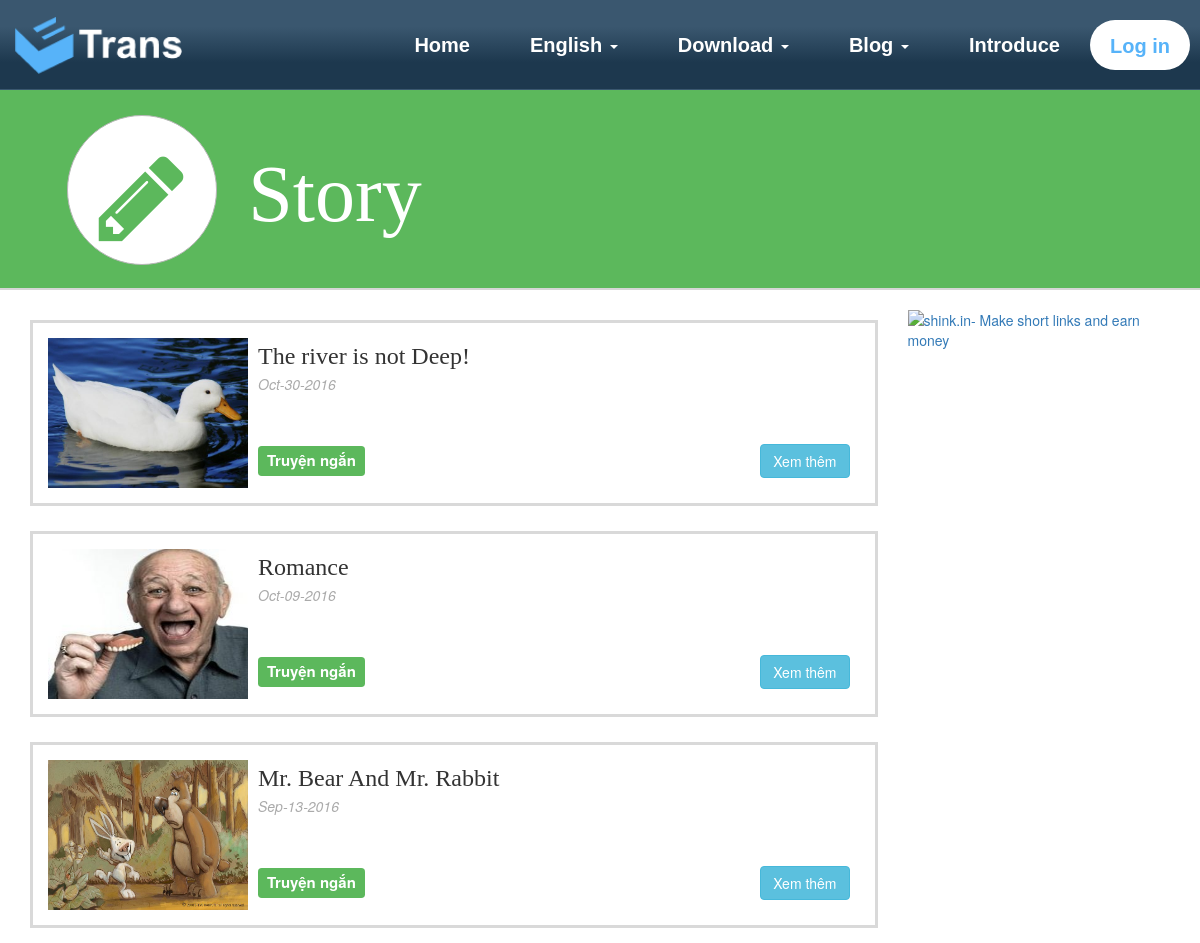
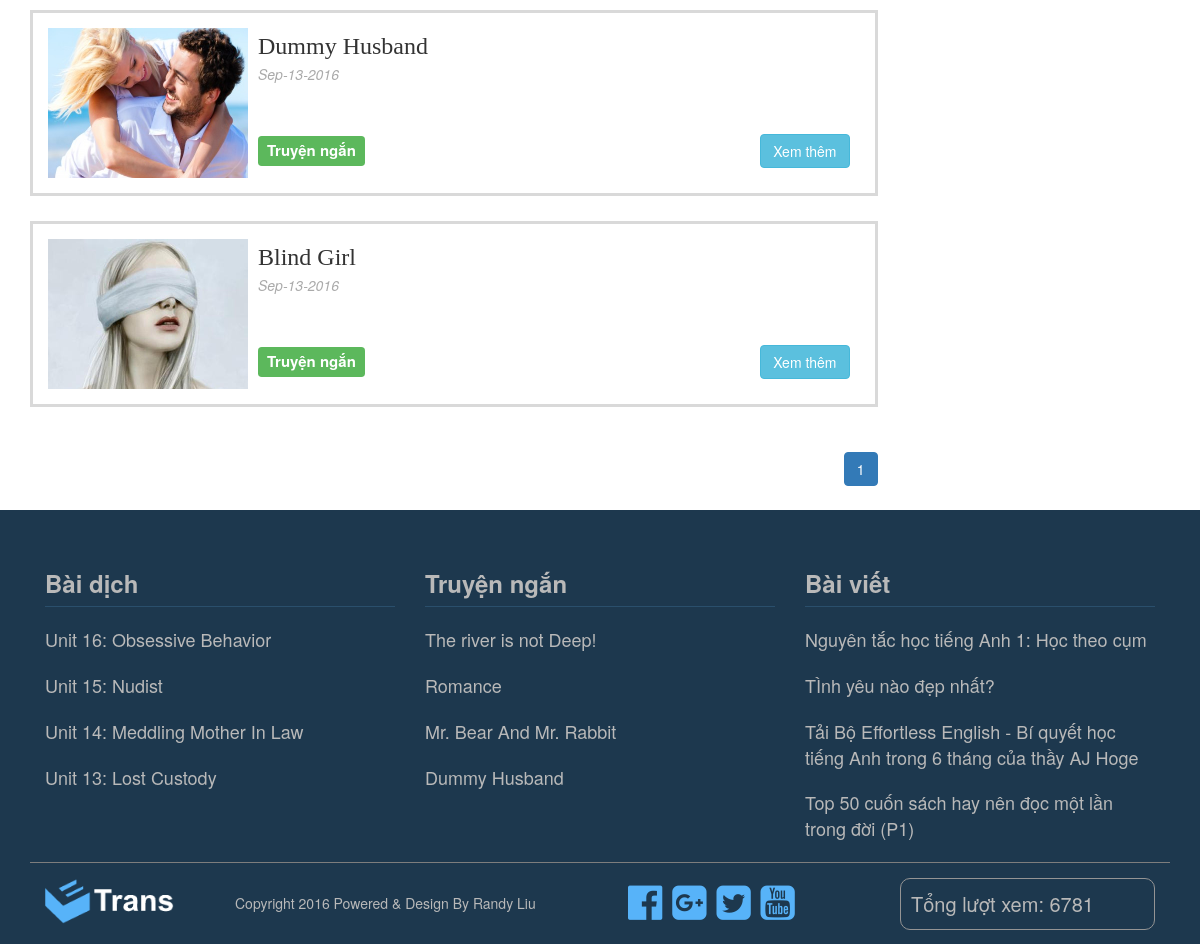
Page /storylist.php on the committed database (2 pictures, top to bottom).
### tables this page shows
CREATE TABLE `story` (
  `id` int(10) NOT NULL,
  `eng_title` varchar(255) NOT NULL,
  `eng_cont` text NOT NULL,
  `vi_title` varchar(255) NOT NULL,
  `vi_cont` text NOT NULL,
  `author` varchar(255) NOT NULL,
  `date` varchar(255) NOT NULL,
  `img` varchar(255) NOT NULL
);

CREATE TABLE `trans` (
  `id` int(10) NOT NULL,
  `eng_title` varchar(255) NOT NULL,
  `eng_cont` text NOT NULL,
  `vi_title` varchar(255) NOT NULL,
  `vi_cont` text NOT NULL,
  `author` varchar(255) NOT NULL,
  `date` varchar(255) NOT NULL,
  `img` varchar(255) NOT NULL,
  `dvd` int(10) NOT NULL
);

CREATE TABLE `post` (
  `id` int(10) NOT NULL,
  `title` varchar(255) NOT NULL,
  `head_cont` text NOT NULL,
  `cont` text NOT NULL,
  `kind_id` int(10) NOT NULL,
  `author` varchar(255) NOT NULL,
  `date` varchar(255) NOT NULL,
  `img` varchar(255) NOT NULL
);

### storylist.php (the view, shortened to what this page needs)
<!DOCTYPE html>
<html>
	<head>
		<link rel="stylesheet" type="text/css" href="/css/index.css">
		<link rel="stylesheet" type="text/css" href="/css/bootstrap.min.css">
		<link rel="stylesheet" type="text/css" href="/css/list.css">
		<link rel="stylesheet" type="text/css" href="/css/font-awesome.min.css">
		<link rel="stylesheet" type="text/css" href="/css/hover-min.css">
		<link rel="stylesheet" type="text/css" href="/css/animate.css">
	</head>
	<?php
	$conn = mysqli_connect(HOST,USER,PASS,DB);
	if(!$_GET['p']) $p = 1;
	else $p = $_GET['p'];
	$max_unit = 6;
	$first = $p*$max_unit - $max_unit;
	$sql = "SELECT * FROM story ORDER BY id DESC LIMIT $first, $max_unit";
	$query = mysqli_query($conn,$sql);
	?>
	<body>
		<?php
			require"header.php";
		?>
			<div class="main-title wow flipInX bg-story">
				<div class="col-md-2">
					<div class="circle-title">
						<i class="fa fa-pencil"></i>
					</div>
				</div>
				<div class="col-md-10">
					<h1>Story</h1>
				</div>
			</div>
		<div class="container">
			<div class="row">
				<div class="col-md-9">
					<div class="items">
						<?php while($result = mysqli_fetch_array($query)){ ?>
						<div class="media item">
							<div class="media-left">
								<a href="/draff-trans.php?t=story&id=<?php echo $result['id']; ?>">
									<img src="/img/story/<?php echo $result['img']; ?>" class="media-object hvr-push">
								</a>
							</div>
							<div class="media-body" style="padding-top:5px;">
								<a href="/draff-trans.php?t=story&id=<?php echo $result['id']; ?>" class="media-heading h3"><?php echo $result['eng_title']; ?></a>
								<div class="date"><?php echo $result['date']; ?></div>
								<p></p>
								<div class="post-tags">
									<span class="label label-success">Truyện ngắn</span>
									<a href="/draff-trans.php?t=story&id=<?php echo $result['id']; ?>" class="btn btn-info" style="float:right; margin-right:10px;">Xem thêm</a>
								</div>
							</div>
						</div>
						<?php } ?>
					</div>
					<div class="row">
						<div class="col-md-12 text-right">
							<ul class="pagination">
								<?php
										$sql_2 = "SELECT * FROM story";
										$query_2 = mysqli_query($conn,$sql_2);
										$num = mysqli_num_rows($query_2);
										$all_p = ceil($num/$max_unit);
										$list = '';
										for($i=1; $i<=$all_p; $i++){
											if($p == $i) $list .= "<li class=active><a>$i</a></li>";
											else $list .= "<li><a href=".$_SERVER['PHP_SELF']."?url=control-story&p=$i>".$i." </a></li>";
										}
										echo $list;
								?>
							</ul>
						</div>
					</div>
				</div>
				<div class="col-md-3">
					<a href="http://shink.in/r/109223"><img src="http://shink.in/img/banner160.jpg" title="shink.in- Make short links and earn money" /></a>
				</div>
			</div>
		</div>
		<?php
			require"footer.php";
		?>
	</body>
</html>

### footer.php (shortened to what this page needs)
<?php
$conn = mysqli_connect(HOST,USER,PASS,DB);
?>
<footer class="navbar navbar-static-top">
	<div class="container">
		<div class="col-md-4">
			<div class="foot-title h3">Bài dịch</div>
			<ul class="list-unstyled">
			<?php
				$sql_1 = "SELECT * FROM trans ORDER BY id DESC LIMIT 4";
				$query_1 = mysqli_query($conn,$sql_1);
				while($result = mysqli_fetch_array($query_1)){
			?>
				<li><a href="/draff-trans.php?t=trans&id=<?php echo $result['id']; ?>"><?php echo $result['eng_title']; ?></a></li>
			<?php } ?>
			</ul>
		</div>
		<div class="col-md-4">
			<div class="foot-title h3">Truyện ngắn</div>
			<ul class="list-unstyled">
				<?php
				$sql_2 = "SELECT * FROM story ORDER BY id DESC LIMIT 4";
				$query_2 = mysqli_query($conn,$sql_2);
				while($result = mysqli_fetch_array($query_2)){
			?>
				<li><a href="/draff-trans.php?t=story&id=<?php echo $result['id']; ?>"><?php echo $result['eng_title']; ?></a></li>
			<?php } ?>
			</ul>
		</div>
		<div class="col-md-4">
			<div class="foot-title h3">Bài viết</div>
			<ul class="list-unstyled">
				<?php
				$sql_3 = "SELECT * FROM post ORDER BY id DESC LIMIT 4";
				$query_3 = mysqli_query($conn,$sql_3);
				while($result = mysqli_fetch_array($query_3)){
			?>
				<li><a href="/draff-post.php?id=<?php echo $result['id']; ?>"><?php echo $result['title']; ?></a></li>
			<?php } ?>
			</ul>
		</div>
		<div class="col-md-12" style="border-top:1px solid #7d7d7d; padding:15px 0px;">
			<div class="col-md-2" style="height:50px;">
				<img src="/img/face/logo.png" height="50px">
			</div>
			<div class="col-md-4" style="height:50px; line-height:50px; color:#b9b9b9; white-space: nowrap;">
				Copyright 2016 Powered & Design By Randy Liu
			</div>
			<div class="col-md-3 social-footer" style="padding:5px 0px;height:50px; padding-left:25px;">
				<a rel="nofollow" href="https://www.facebook.com/hoctienganhgiaotiep.etrans"><i class="fa fa-facebook-official"></i></a>
				<a rel="nofollow" href="https://plus.google.com/b/104333787602103169408/104333787602103169408/about?pageId=104333787602103169408&hl=vi&_ga=1.39501285.731353894.1464426657"><i class="fa fa-google-plus-square"></i></a>
				<a rel="nofollow" href="#"><i class="fa fa-twitter-square"></i></a>
				<a rel="nofollow" href="https://www.youtube.com/channel/UC3WKitZ-QSPuJ_cvYSGy1Ow"><i class="fa fa-youtube-square"></i></a>
			</div>
			<div class="col-md-3" style="height:50px; line-height:50px;">
				<div class="views"> Tổng lượt xem:
					<?php
						$sql_view_now = "SELECT * FROM views WHERE view_name = 'all'";
						$query_view_now = mysqli_query($conn,$sql_view_now);
						$result_view_n = mysqli_fetch_array($query_view_now);
						$view_now = $result_view_n['view'];
						$view_now++;
						echo $view_now;
					?>
				</div>
			</div>
		</div>
	</div>
</footer>

### css/index.css (style rules this page uses)
footer { padding-top:40px; background:#1d384e; margin-bottom: 0px !important; }
footer li a { text-decoration: none; color:#b9b9b9; display: block; padding:10px 0px; font-size: 18px; }
footer .foot-title { color:#b9b9b9; border-bottom: #2a4f6c solid 1px; padding-bottom: 10px; font-weight: bold; }
footer .social-footer i { font-size:40px; padding:0px 3px; display: inline; color: #57b3f9; }
.views { color:#b9b9b9; font-size: 20px; border: 1px #949494 solid; border-radius: 10px; padding:0px 10px; }

### css/list.css (style rules this page uses)
.main-title { margin-bottom: 20px; height:200px; padding:25px 50px; border-bottom: 2px solid #d6d6d6; width: 100%; background:; }
.main-title h1 { display: block; padding:15px 0px; font-size: 80px; font-family: angry; white-space: nowrap; color:white; }
.circle-title { height: 150px; width: 150px; border:1px solid #b7b7b7; color:; border-radius: 150px; text-align: center; line-height: 150px; font-size: 100px; margin:0px auto; background:white; }
.bg-story { background: #5cb85c; }
.bg-story .circle-title { color:#5cb85c; }
.items { margin:10px 0px; }
.item .date { margin-top:5px; font-style: italic; color:#aaaaaa; }
.item { margin:25px 0px; background:white; padding:15px; border:solid 3px #d9d9d9; transition: all 0.5s; }
.item p { height:40px; padding-top:5px; }
.item .h3 { text-decoration: none; font-family: optima; }
.item img { height:150px; width:200px; }
.post-tags { font-size: 20px; }

### rows in the picture
story: img (picture), eng_title "The river is not Deep!", date "Oct-30-2016"
story: img (picture), eng_title "Romance", date "Oct-09-2016"
story: img (picture), eng_title "Mr. Bear And Mr. Rabbit", date "Sep-13-2016"
story: img (picture), eng_title "Dummy Husband", date "Sep-13-2016"
story: img (picture), eng_title "Blind Girl", date "Sep-13-2016"
trans: eng_title "Unit 16: Obsessive Behavior"
trans: eng_title "Unit 15: Nudist"
trans: eng_title "Unit 14: Meddling Mother In Law"
trans: eng_title "Unit 13: Lost Custody"
post: title "Nguyên tắc học tiếng Anh 1: Học theo cụm"
post: title "TÌnh yêu nào đẹp nhất?"
post: title "Tải Bộ Effortless English - Bí quyết học tiếng Anh trong 6 tháng của thầy AJ Hoge"
post: title "Top 50 cuốn sách hay nên đọc một lần trong đời (P1)"

### other values in the picture
$view_now "6781"
